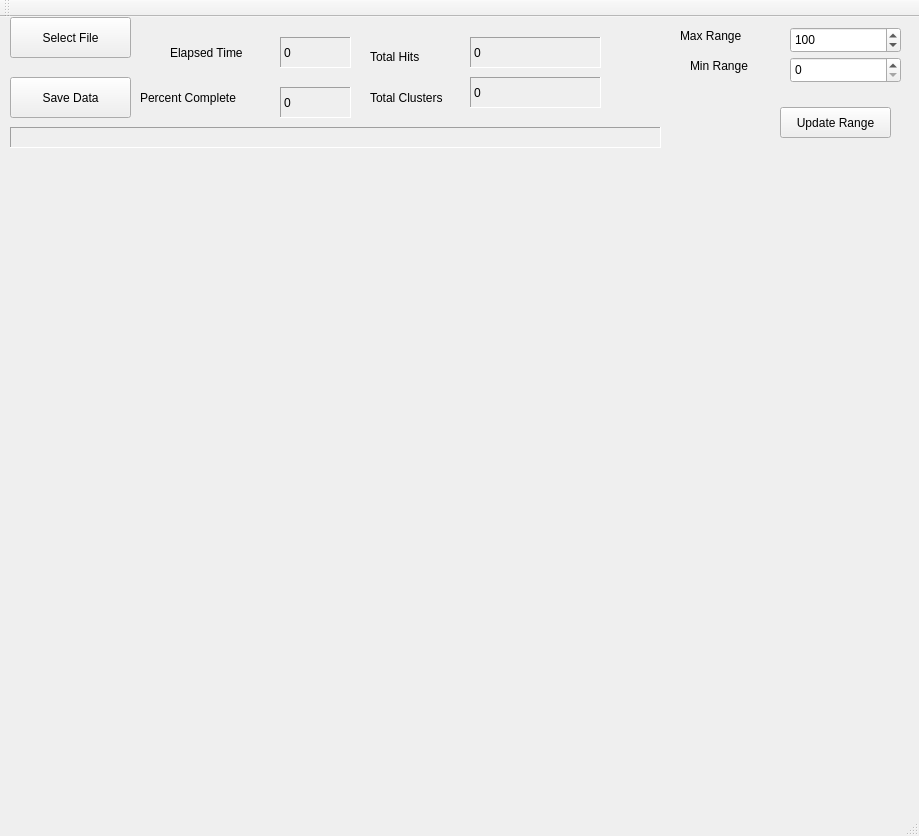
<?xml version="1.0" encoding="UTF-8"?>
<ui version="4.0">
 <class>MainWindow</class>
 <widget class="QMainWindow" name="MainWindow">
  <property name="geometry">
   <rect>
    <x>0</x>
    <y>0</y>
    <width>919</width>
    <height>836</height>
   </rect>
  </property>
  <property name="windowTitle">
   <string>MainWindow</string>
  </property>
  <widget class="QWidget" name="centralWidget">
   <widget class="QLabel" name="label">
    <property name="geometry">
     <rect>
      <x>170</x>
      <y>20</y>
      <width>141</width>
      <height>31</height>
     </rect>
    </property>
    <property name="text">
     <string>Elapsed Time</string>
    </property>
   </widget>
   <widget class="QLabel" name="elapsed_time">
    <property name="geometry">
     <rect>
      <x>280</x>
      <y>20</y>
      <width>71</width>
      <height>31</height>
     </rect>
    </property>
    <property name="frameShape">
     <enum>QFrame::Panel</enum>
    </property>
    <property name="frameShadow">
     <enum>QFrame::Sunken</enum>
    </property>
    <property name="text">
     <string>0</string>
    </property>
   </widget>
   <widget class="QLabel" name="label_2">
    <property name="geometry">
     <rect>
      <x>140</x>
      <y>70</y>
      <width>131</width>
      <height>21</height>
     </rect>
    </property>
    <property name="text">
     <string>Percent Complete</string>
    </property>
   </widget>
   <widget class="QLabel" name="percent_complete">
    <property name="geometry">
     <rect>
      <x>280</x>
      <y>70</y>
      <width>71</width>
      <height>31</height>
     </rect>
    </property>
    <property name="frameShape">
     <enum>QFrame::Panel</enum>
    </property>
    <property name="frameShadow">
     <enum>QFrame::Sunken</enum>
    </property>
    <property name="text">
     <string>0</string>
    </property>
   </widget>
   <widget class="QLabel" name="infobox">
    <property name="geometry">
     <rect>
      <x>10</x>
      <y>110</y>
      <width>651</width>
      <height>21</height>
     </rect>
    </property>
    <property name="frameShape">
     <enum>QFrame::Panel</enum>
    </property>
    <property name="frameShadow">
     <enum>QFrame::Sunken</enum>
    </property>
    <property name="text">
     <string/>
    </property>
   </widget>
   <widget class="QLabel" name="label_3">
    <property name="geometry">
     <rect>
      <x>370</x>
      <y>30</y>
      <width>81</width>
      <height>20</height>
     </rect>
    </property>
    <property name="text">
     <string>Total Hits</string>
    </property>
   </widget>
   <widget class="QLabel" name="totalhits">
    <property name="geometry">
     <rect>
      <x>470</x>
      <y>20</y>
      <width>131</width>
      <height>31</height>
     </rect>
    </property>
    <property name="frameShape">
     <enum>QFrame::Panel</enum>
    </property>
    <property name="frameShadow">
     <enum>QFrame::Sunken</enum>
    </property>
    <property name="text">
     <string>0</string>
    </property>
   </widget>
   <widget class="QLabel" name="label_4">
    <property name="geometry">
     <rect>
      <x>370</x>
      <y>70</y>
      <width>111</width>
      <height>21</height>
     </rect>
    </property>
    <property name="text">
     <string>Total Clusters</string>
    </property>
   </widget>
   <widget class="QLabel" name="totalclusters">
    <property name="geometry">
     <rect>
      <x>470</x>
      <y>60</y>
      <width>131</width>
      <height>31</height>
     </rect>
    </property>
    <property name="frameShape">
     <enum>QFrame::Panel</enum>
    </property>
    <property name="frameShadow">
     <enum>QFrame::Sunken</enum>
    </property>
    <property name="text">
     <string>0</string>
    </property>
   </widget>
   <widget class="QwtPlot" name="qwthistoPlot">
    <property name="geometry">
     <rect>
      <x>10</x>
      <y>150</y>
      <width>881</width>
      <height>621</height>
     </rect>
    </property>
   </widget>
   <widget class="QPushButton" name="selectfile">
    <property name="geometry">
     <rect>
      <x>10</x>
      <y>0</y>
      <width>121</width>
      <height>41</height>
     </rect>
    </property>
    <property name="text">
     <string>Select File</string>
    </property>
   </widget>
   <widget class="QSpinBox" name="spinmaxrange">
    <property name="geometry">
     <rect>
      <x>790</x>
      <y>10</y>
      <width>111</width>
      <height>26</height>
     </rect>
    </property>
    <property name="minimum">
     <number>10</number>
    </property>
    <property name="maximum">
     <number>1000000</number>
    </property>
    <property name="value">
     <number>100</number>
    </property>
   </widget>
   <widget class="QSpinBox" name="spinminrange">
    <property name="geometry">
     <rect>
      <x>790</x>
      <y>40</y>
      <width>111</width>
      <height>26</height>
     </rect>
    </property>
    <property name="maximum">
     <number>1000000</number>
    </property>
   </widget>
   <widget class="QLabel" name="label_5">
    <property name="geometry">
     <rect>
      <x>690</x>
      <y>40</y>
      <width>101</width>
      <height>17</height>
     </rect>
    </property>
    <property name="text">
     <string>Min Range</string>
    </property>
   </widget>
   <widget class="QLabel" name="label_6">
    <property name="geometry">
     <rect>
      <x>680</x>
      <y>10</y>
      <width>81</width>
      <height>17</height>
     </rect>
    </property>
    <property name="text">
     <string>Max Range</string>
    </property>
   </widget>
   <widget class="QPushButton" name="updaterange">
    <property name="geometry">
     <rect>
      <x>780</x>
      <y>90</y>
      <width>111</width>
      <height>31</height>
     </rect>
    </property>
    <property name="text">
     <string>Update Range</string>
    </property>
   </widget>
   <widget class="QPushButton" name="savedata">
    <property name="geometry">
     <rect>
      <x>10</x>
      <y>60</y>
      <width>121</width>
      <height>41</height>
     </rect>
    </property>
    <property name="text">
     <string>Save Data</string>
    </property>
   </widget>
  </widget>
  <widget class="QMenuBar" name="menuBar">
   <property name="geometry">
    <rect>
     <x>0</x>
     <y>0</y>
     <width>919</width>
     <height>22</height>
    </rect>
   </property>
  </widget>
  <widget class="QToolBar" name="mainToolBar">
   <attribute name="toolBarArea">
    <enum>TopToolBarArea</enum>
   </attribute>
   <attribute name="toolBarBreak">
    <bool>false</bool>
   </attribute>
  </widget>
  <widget class="QStatusBar" name="statusBar"/>
 </widget>
 <layoutdefault spacing="6" margin="11"/>
 <customwidgets>
  <customwidget>
   <class>QwtPlot</class>
   <extends>QFrame</extends>
   <header>qwt_plot.h</header>
  </customwidget>
 </customwidgets>
 <resources/>
 <connections/>
</ui>
